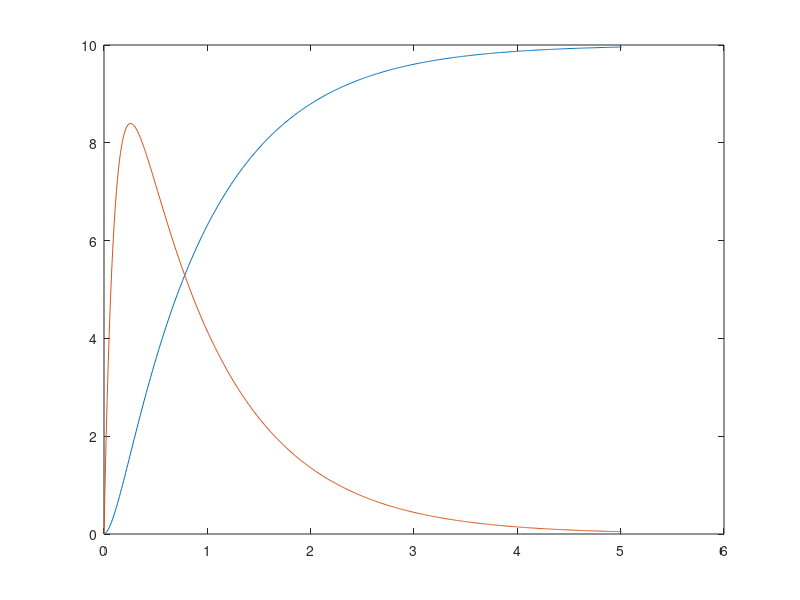

Here is the MATLAB script that generated this plot:
1;
echo off all


Kp = 10
Kd = 10


%init values x
x=0
v = 0
xdes = 10


%init values for loop
t=0;dt=0.01;tf=5; c = 1;xstore=[x;v]
while(t < tf);
	t = t+dt;
	a = Kp*(xdes-x) + Kd*(0 - v)
	v = v + a*dt
	x = x + v*dt 
	c = c +1;
	xstore(:,c) = [x;v];
end;

t = 0:0.01:5.01
plot(t,xstore)
